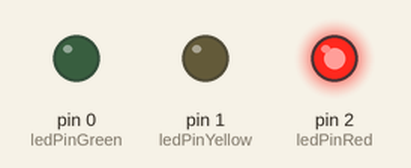
Bench run of a sketch on a simulated Arduino Uno, built with avr-gcc and run on an emulated ATmega328P. On the bench: output pins drawn as LEDs (lit = HIGH).

Above: at 1.5 s.
At 3.5 s:
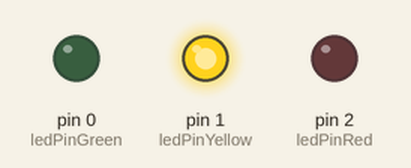
At 5.5 s:
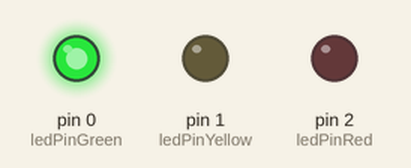
Timing chart, 0 to 9.1 s (numbered marks = the images above):
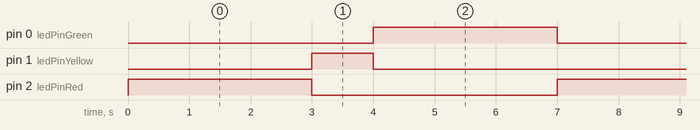

The sketch:

traffic_light_controller.ino
```cpp
//Declare the pins on which the LEDs are connected
int ledPinRed = 2;
int ledPinYellow = 1;
int ledPinGreen = 0;

void setup() {
  // Set the pins 0, 1, 2 as output
  pinMode(ledPinRed, OUTPUT);
  pinMode(ledPinYellow, OUTPUT);
  pinMode(ledPinGreen, OUTPUT);

  //Turn OFF all the LEDs
  digitalWrite(ledPinRed, LOW);
  digitalWrite(ledPinYellow, LOW);
  digitalWrite(ledPinGreen, LOW);
}

void loop() {
  // Successively Turn on each LED
  changeLedState(ledPinRed, 3000);
  changeLedState(ledPinYellow, 1000);
  changeLedState(ledPinGreen, 3000);
}

void changeLedState(int ledPin, int duration){
  //Turn ON the selected LED and turn off
  //all the other ones
  if(ledPin == ledPinRed){
    digitalWrite(ledPinRed, HIGH);
    digitalWrite(ledPinYellow, LOW);
    digitalWrite(ledPinGreen, LOW);
  }
  else if(ledPin == ledPinYellow){
    digitalWrite(ledPinRed, LOW);
    digitalWrite(ledPinYellow, HIGH);
    digitalWrite(ledPinGreen, LOW);
  }
  else if(ledPin == ledPinGreen){
    digitalWrite(ledPinRed, LOW);
    digitalWrite(ledPinYellow, LOW);
    digitalWrite(ledPinGreen, HIGH);
  }
  else{
    digitalWrite(ledPinRed, LOW);
    digitalWrite(ledPinYellow, LOW);
    digitalWrite(ledPinGreen, LOW);
  }

  delay(duration);
}
```

Measured:
- by itself, pin 0 (ledPinGreen), pin 2 (ledPinRed): alternates HIGH for 3.0 s and LOW for 4.0 s
- by itself, pin 1 (ledPinYellow): alternates HIGH for 1.0 s and LOW for 6.0 s
- by itself, everything shown: repeats every 7.0 s, in 3 steps
